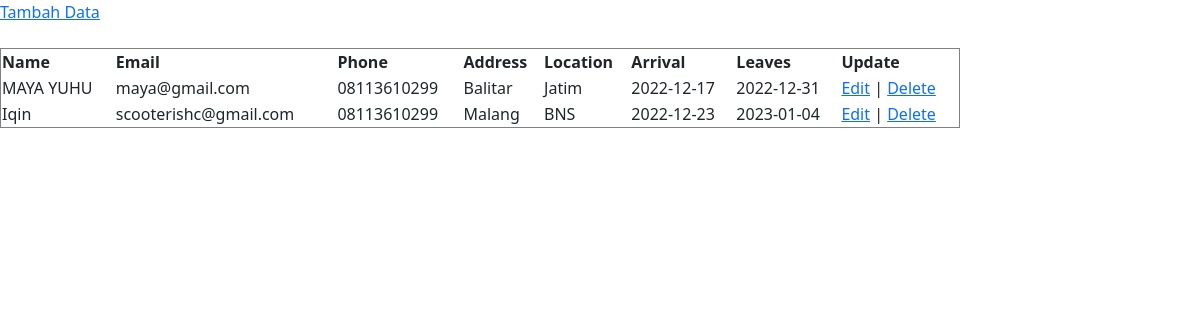
Screenshot of /crud.php with the database file from the repository.
### tables this page shows
CREATE TABLE `book_form` (
  `id` int(200) NOT NULL,
  `name` varchar(200) NOT NULL,
  `email` varchar(200) NOT NULL,
  `phone` varchar(20) NOT NULL,
  `address` varchar(200) NOT NULL,
  `location` varchar(200) NOT NULL,
  `guests` int(200) NOT NULL,
  `arrivals` date NOT NULL,
  `leaving` date NOT NULL
);

### crud.php (the view, shortened to what this page needs)
<?php
include_once("connection.php");
$result = mysqli_query($mysqli, "SELECT * FROM book_form ORDER BY id DESC");
?>
 <!doctype html>
<html lang="en">
  <head>
    <link href="https://cdn.jsdelivr.net/npm/bootstrap@5.2.3/dist/css/bootstrap.min.css" rel="stylesheet">
  </head>
  <body>
  <a href="book.php">Tambah Data</a><br/><br/>
 <table width='80%' border=1>
 <tr>
     <th>Name</th> <th>Email</th> <th>Phone</th> <th>Address</th> <th>Location</th> <th>Arrival</th> <th>Leaves</th> <th>Update</th>
 </tr>
 <?php
 while($user_data = mysqli_fetch_array($result)) {
     echo "<tr>";
     echo "<td>".$user_data['name']."</td>";
     echo "<td>".$user_data['email']."</td>";
     echo "<td>".$user_data['phone']."</td>";
     echo "<td>".$user_data['address']."</td>";
     echo "<td>".$user_data['location']."</td>";
     echo "<td>".$user_data['arrivals']."</td>";
     echo "<td>".$user_data['leaving']."</td>";
     echo "<td><a href='edit.php?id=$user_data[id]'>Edit</a> | <a href='delete.php?id=$user_data[id]'>Delete</a></td></tr>";
 }
 ?>
 </table>
  </body>
</html>
<html>

### rows the page displays
book_form: name "MAYA YUHU", email "maya@gmail.com", phone "08113610299", address "Balitar", location "Jatim", arrivals "2022-12-17", leaving "2022-12-31"
book_form: name "Iqin", email "scooterishc@gmail.com", phone "08113610299", address "Malang", location "BNS", arrivals "2022-12-23", leaving "2023-01-04"
